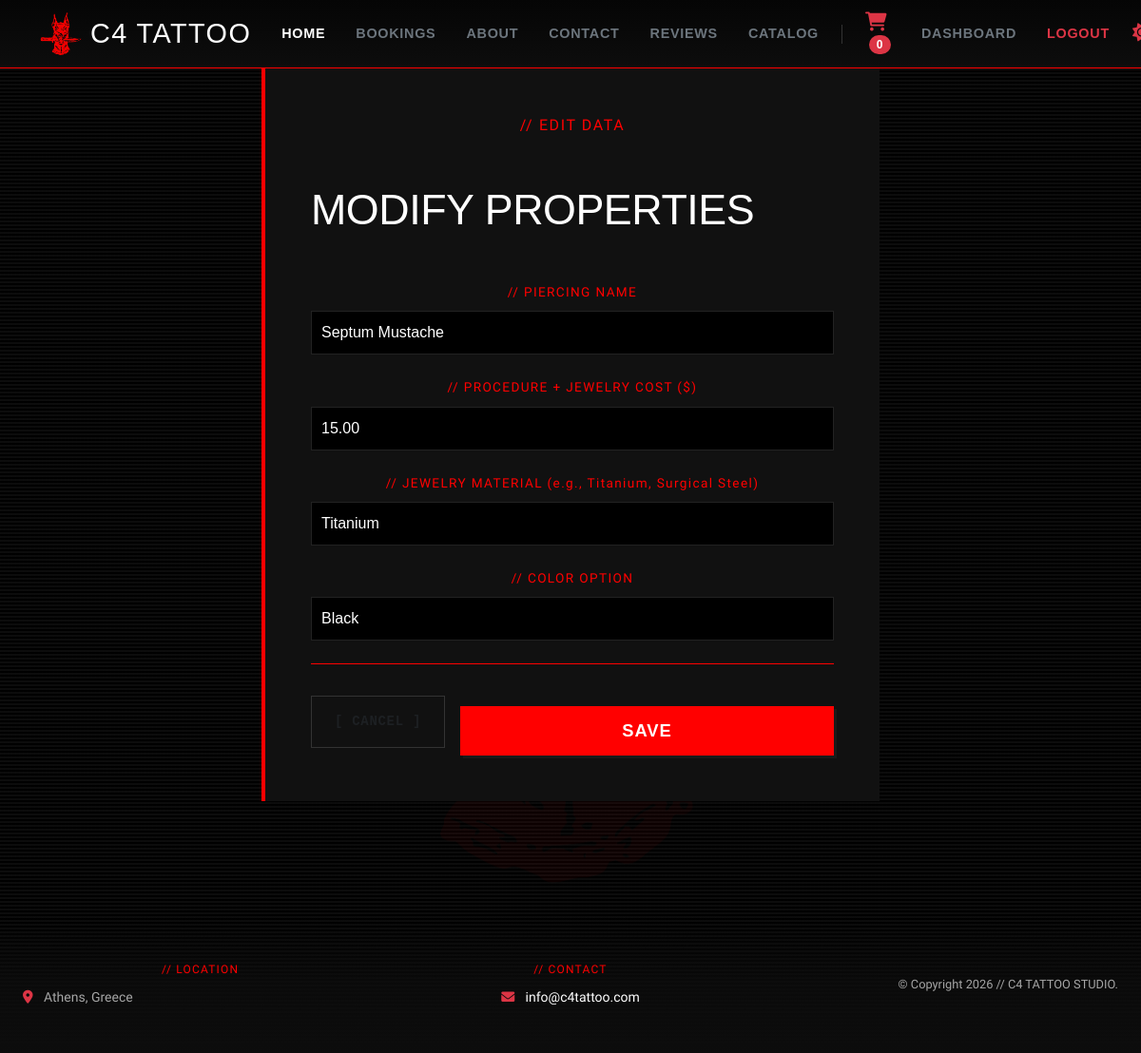
Screenshot of /catalog/manage/piercings/edit/16/ (signed in) with the database file from the repository.
### catalog/models.py (models this page shows, shortened)
class Item(models.Model):
    category = models.ForeignKey(Category, on_delete=models.SET_NULL, null=True, blank=True)
    title = models.CharField(max_length=200)
    description = models.TextField()
    price = models.DecimalField(max_digits=10, decimal_places=2)
    stock = models.IntegerField(default=0)
    created_at = models.DateTimeField(auto_now_add=True)
    material = models.CharField(max_length=50, default="Titanium")
    color = models.CharField(max_length=50, default="Silver")
    size = models.CharField(max_length=50, default="1.2mm (16g)")

### catalog/views.py (the view, shortened to what this page needs)
# urls.py: path('manage/piercings/edit/<int:item_id>/', views.admin_edit_piercing, name='admin_edit_piercing'),
@user_passes_test(is_studio_admin, login_url='login')
def admin_edit_piercing(request, item_id):
    item = get_object_or_404(Item, id=item_id)
    return render(request, 'catalog/admin_edit_piercing.html', {'item': item})

### catalog/cart.py (called while the page is built)
    def __len__(self):
        return sum(item_data['quantity'] for item_data in self.cart.values())

### catalog/context_processors.py (called while the page is built)
def cart(request):
    return {'global_cart': Cart(request)}

### catalog/views.py (called while the page is built)
def is_studio_admin(user):
    return user.is_authenticated and user.is_staff

### catalog/templates/catalog/admin_edit_piercing.html (shortened to what this page needs)
{% extends 'base.html' %}
{% load static %}
{% block content %}
<main class="container-fluid my-5 py-4">
    <div class="page-shell d-flex justify-content-center">
        <div class="p-5 review-panel-container w-100" style="max-width: 650px;">
            <span class="text-red-label text-start d-block mb-2">// EDIT DATA</span>
            <h1 class="page-title m-0 mb-4" style="font-size: 2.8rem !important; text-shadow: none !important;">MODIFY PROPERTIES</h1>
            <form method="POST" class="mt-4">
                <div class="mb-4 text-start">
                    <label class="text-red-label text-start mb-2" style="font-size: 0.85rem;">// PIERCING NAME</label>
                    <input type="text" name="title" value="{{ item.title }}" class="studio-input w-100" required>
                </div>
                <div class="mb-4 text-start">
                    <label class="text-red-label text-start mb-2" style="font-size: 0.85rem;">// PROCEDURE + JEWELRY COST ($)</label>
                    <input type="number" name="price" step="0.01" value="{{ item.price }}" class="studio-select w-100" required>
                </div>
                <div class="mb-4 text-start">
                    <label class="text-red-label text-start mb-2" style="font-size: 0.85rem;">// JEWELRY MATERIAL (e.g., Titanium, Surgical Steel)</label>
                    <input type="text" name="material" value="{{ item.material|default:'' }}" class="studio-input w-100">
                </div>
                <div class="mb-4 text-start">
                    <label class="text-red-label text-start mb-2" style="font-size: 0.85rem;">// COLOR OPTION</label>
                    <input type="text" name="color" value="{{ item.color|default:'' }}" class="studio-input w-100">
                </div>
                <div class="red-accent-line my-4" style="border-bottom-width: 1px !important;"></div>
                <div class="d-flex flex-column flex-sm-row gap-3 align-items-stretch align-items-sm-center mt-4">
                    <a href="{% url 'catalog:admin_piercing_dashboard' %}" class="text-decoration-none text-uppercase fw-bold text-muted small px-4 py-3 text-center order-2 order-sm-1" style="font-family: monospace; letter-spacing: 0.05em; border: 1px solid rgba(128,128,128,0.3); background: transparent; min-width: 120px;">
                    </a>
                    <button type="submit" class="btn-red text-uppercase fw-bold m-0 flex-grow-1 order-1 order-sm-2" style="font-size: 1rem; padding: 12px 24px !important; width: auto !important; display: block !important;">
                        Save
                    </button>
                </div>
            </form>
        </div>
    </div>
</main>
{% endblock %}

### static/css/styles.css (style rules this page uses)
body.studio-body { background-color: #000000 !important; background-image: linear-gradient(rgba(14, 14, 14, 0.85) 50%, rgba(0, 0, 0, 0.95) 50%), repeating-linear-gradient(90deg, rgba(255, 255, 255, 0.02) 0px, rgba(255, 255, 255, 0.02) 1px, transparent 1px, transparent 4px), repeating-linear-gradient(0deg, rgba(255, 255, 255, 0.02) 0px, rgba(255, 255, 255, 0.02) 1px, transparent 1px, transparent 4px) !important; background-size: 100% 4px, 4px 4px, 4px 4px !important; color: #CCCCCC !important; font-family: Arial, Helvetica, sans-serif !important; margin: 0px !important; }
.page-shell { width: 100% !important; max-width: 1300px !important; margin-right: auto !important; margin-left: auto !important; position: relative !important; padding-left: 20px !important; padding-right: 20px !important; }
.red-accent-line { border-bottom: 4px solid #FF0000 !important; display: block; width: 100%; margin-bottom: 30px; }
h1.page-title { font-family: 'Impact', 'Arial Black', sans-serif !important; text-transform: uppercase !important; font-size: 4.5rem !important; letter-spacing: -0.01em !important; color: #FFFFFF !important; display: inline-block !important; margin-top: 40px !important; margin-bottom: 25px !important; text-shadow: 4px 4px 0px #FF0000 !important; width: 100% !important; text-align: left !important; }
.text-red-label { color: #FF0000 !important; font-family: 'Special Elite', monospace !important; letter-spacing: 0.1em !important; width: 100% !important; text-align: center !important; display: block !important; margin-bottom: 10px !important; }
.btn-red { background-color: #FF0000 !important; color: #FFFFFF !important; font-family: 'Impact', sans-serif !important; text-transform: uppercase !important; font-size: 1.15rem !important; letter-spacing: 0.05em !important; border: none !important; border-radius: 0px !important; padding: 12px 28px !important; display: block !important; margin: 20px auto 0 auto !important; transition: all 0.2s ease-in-out !important; box-shadow: 3px 3px 0px #1a1a1a !important; }
.review-panel-container { background: #111111 !important; border-left: 4px solid #FF0000 !important; }
.studio-input, .studio-select { background: #000000 !important; color: #ffffff !important; border: 1px solid #222222 !important; border-radius: 0 !important; padding: 10px !important; }
.studio-input::placeholder { color: #555555 !important; }
.page-shell::before { content: "" !important; position: fixed !important; top: 55% !important; left: 50% !important; transform: translate(-50%, -50%) !important; width: 80vw !important; max-width: 750px !important; height: 80vh !important; max-height: 750px !important; background-image: url('../images/logo-red.png') !important; background-repeat: no-repeat !important; background-position: center !important; background-size: contain !important; z-index: -1 !important; pointer-events: none !important; filter: opacity(0.05) !important; transition: filter 0.3s ease-in-out !important; }

### rows the page displays
Item: title "Septum Mustache", price "15.00", material "Titanium", color "Black"

### other values shown
{{ global_cart|length|default:0 }} "0"
